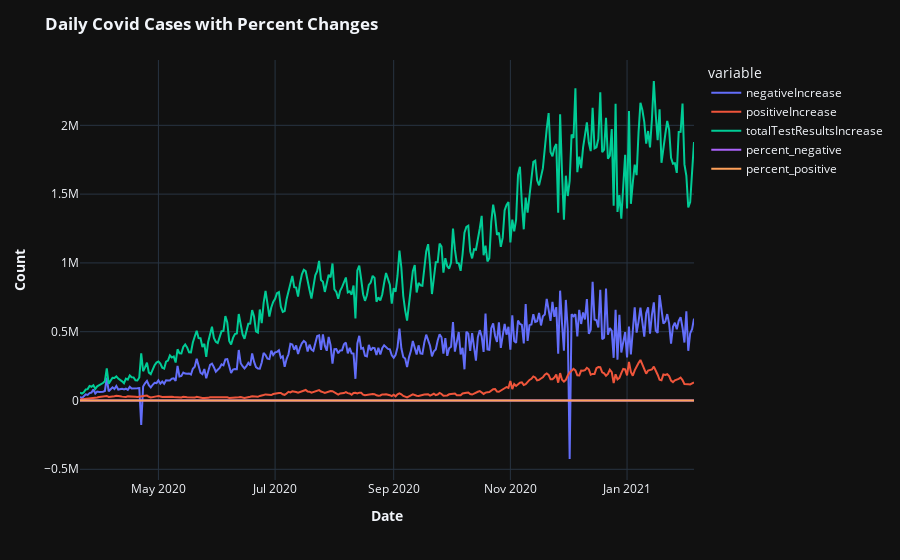

The code cell stored with this chart in its notebook:
### Code cell
fig1 = make_subplots(specs=[[{"secondary_y": True}]])

fig1 = px.line(cases_melt, x='date_new', y='value', color='variable')

# Add traces
fig1.add_trace(
    go.Scatter(x=date, y=percent_negative, name="percent_negative"),
    secondary_y=False,
)

fig1.add_trace(
    go.Scatter(x=date, y=percent_positive, name="percent_positive"),
    secondary_y=False,
)

# Add fig2ure title
fig1.update_layout(
    title_text="<b>Daily Covid Cases with Percent Changes</b>"
    ,template='plotly_dark'
)

# Set x-axis title
fig1.update_xaxes(title_text="<b>Date</b>")

# Set y-axes titles
fig1.update_yaxes(title_text="<b>Count</b>", secondary_y=False)

### Figure 1 — Plotly figure (JSON) as saved in the notebook; plotly's stock layout.template omitted (floating-point values rounded to 4 significant figures; data arrays with more than 128 entries replaced by an {"elided": "..."} marker saying what was removed)
{"data": [{"hovertemplate": "variable=negativeIncrease<br>date_new=%{x}<br>value=%{y}<extra></extra>", "legendgroup": "negativeIncrease", "line": {"color": "#636efa", "dash": "solid"}, "mode": "lines", "name": "negativeIncrease", "orientation": "v", "showlegend": true, "type": "scatter", "x": {"elided": "322 str values"}, "xaxis": "x", "y": {"elided": "322 int values"}, "yaxis": "y"}, {"hovertemplate": "variable=positiveIncrease<br>date_new=%{x}<br>value=%{y}<extra></extra>", "legendgroup": "positiveIncrease", "line": {"color": "#EF553B", "dash": "solid"}, "mode": "lines", "name": "positiveIncrease", "orientation": "v", "showlegend": true, "type": "scatter", "x": {"elided": "322 str values"}, "xaxis": "x", "y": {"elided": "322 int values"}, "yaxis": "y"}, {"hovertemplate": "variable=totalTestResultsIncrease<br>date_new=%{x}<br>value=%{y}<extra></extra>", "legendgroup": "totalTestResultsIncrease", "line": {"color": "#00cc96", "dash": "solid"}, "mode": "lines", "name": "totalTestResultsIncrease", "orientation": "v", "showlegend": true, "type": "scatter", "x": {"elided": "322 str values"}, "xaxis": "x", "y": {"elided": "322 int values"}, "yaxis": "y"}, {"name": "percent_negative", "type": "scatter", "x": {"elided": "322 str values"}, "xaxis": "x", "y": {"elided": "322 float values"}, "yaxis": "y"}, {"name": "percent_positive", "type": "scatter", "x": {"elided": "322 str values"}, "xaxis": "x", "y": {"elided": "322 float values"}, "yaxis": "y"}], "layout": {"legend": {"title": {"text": "variable"}, "tracegroupgap": 0}, "margin": {"t": 60}, "title": {"text": "<b>Daily Covid Cases with Percent Changes</b>"}, "xaxis": {"anchor": "y", "domain": [0, 1], "title": {"text": "<b>Date</b>"}}, "yaxis": {"anchor": "x", "domain": [0, 1], "title": {"text": "<b>Count</b>"}}}}
